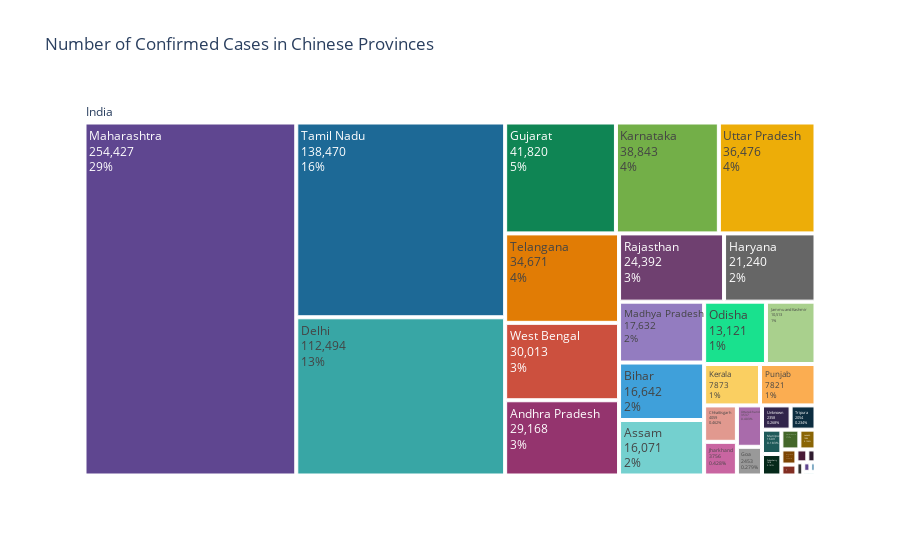
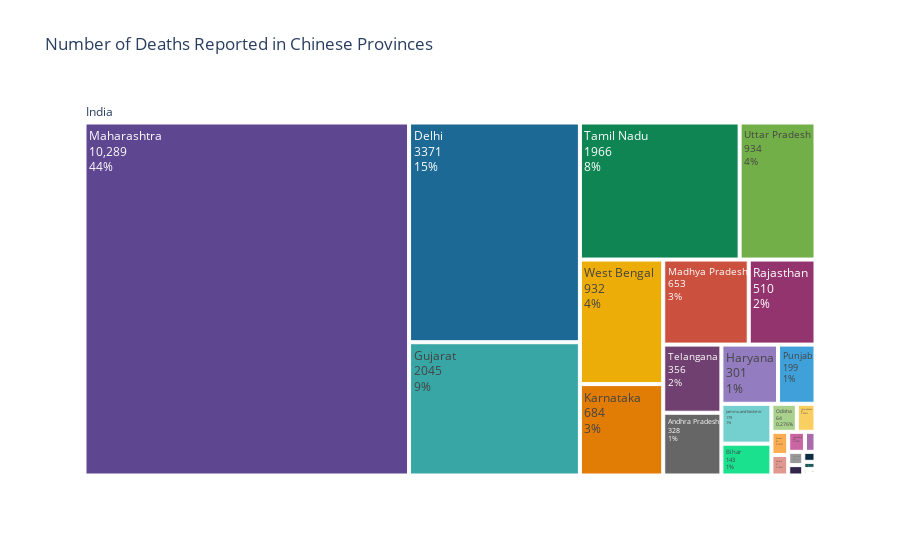

Source (notebook cell) for these figures, in order:
### Markdown cell above
# TreeMaps

### Code cell
india_statewise_data["Country"] = "India" # in order to have a single root node

fig1 = px.treemap(india_statewise_data.sort_values(by='Confirmed', ascending=False).reset_index(drop=True), 
                 path=["Country", "Province_State"], values="Confirmed", title='Number of Confirmed Cases in indian Provinces',
                 color_discrete_sequence = px.colors.qualitative.Prism, hover_data=["Confirmed"])

fig1.data[0].textinfo = 'label+text+value+percent entry'
py.offline.iplot(fig1)

fig2 = px.treemap(india_statewise_data.sort_values(by='Deaths', ascending=False).reset_index(drop=True), 
                 path=["Country", "Province_State"], values="Deaths", title='Number of Deaths Reported in Indian Provinces',
                 color_discrete_sequence = px.colors.qualitative.Prism, hover_data=["Deaths"])

fig2.data[0].textinfo = 'label+text+value+percent entry'
py.offline.iplot(fig2)

### Figure 1 — Plotly figure (JSON) as saved in the notebook; plotly's stock layout.template omitted (floating-point values rounded to 4 significant figures)
{"data": [{"branchvalues": "total", "customdata": [[163], [29168], [359], [16071], [16642], [559], [4059], [479], [112494], [2453], [41820], [21240], [1213], [10513], [3756], [38843], [7873], [1086], [17632], [254427], [1609], [306], [231], [774], [13121], [1418], [7821], [24392], [153], [138470], [34671], [2054], [2358], [36476], [3537], [30013], [878254]], "domain": {"x": [0, 1], "y": [0, 1]}, "hovertemplate": "labels=%{label}<br>Confirmed=%{customdata[0]}<br>parent=%{parent}<br>id=%{id}<extra></extra>", "ids": ["India/Andaman and Nicobar Islands", "India/Andhra Pradesh", "India/Arunachal Pradesh", "India/Assam", "India/Bihar", "India/Chandigarh", "India/Chhattisgarh", "India/Dadra and Nagar Haveli and Daman and Diu", "India/Delhi", "India/Goa", "India/Gujarat", "India/Haryana", "India/Himachal Pradesh", "India/Jammu and Kashmir", "India/Jharkhand", "India/Karnataka", "India/Kerala", "India/Ladakh", "India/Madhya Pradesh", "India/Maharashtra", "India/Manipur", "India/Meghalaya", "India/Mizoram", "India/Nagaland", "India/Odisha", "India/Puducherry", "India/Punjab", "India/Rajasthan", "India/Sikkim", "India/Tamil Nadu", "India/Telangana", "India/Tripura", "India/Unknown", "India/Uttar Pradesh", "India/Uttarakhand", "India/West Bengal", "India"], "labels": ["Andaman and Nicobar Islands", "Andhra Pradesh", "Arunachal Pradesh", "Assam", "Bihar", "Chandigarh", "Chhattisgarh", "Dadra and Nagar Haveli and Daman and Diu", "Delhi", "Goa", "Gujarat", "Haryana", "Himachal Pradesh", "Jammu and Kashmir", "Jharkhand", "Karnataka", "Kerala", "Ladakh", "Madhya Pradesh", "Maharashtra", "Manipur", "Meghalaya", "Mizoram", "Nagaland", "Odisha", "Puducherry", "Punjab", "Rajasthan", "Sikkim", "Tamil Nadu", "Telangana", "Tripura", "Unknown", "Uttar Pradesh", "Uttarakhand", "West Bengal", "India"], "name": "", "parents": ["India", "India", "India", "India", "India", "India", "India", "India", "India", "India", "India", "India", "India", "India", "India", "India", "India", "India", "India", "India", "India", "India", "India", "India", "India", "India", "India", "India", "India", "India", "India", "India", "India", "India", "India", "India", ""], "textinfo": "label+text+value+percent entry", "type": "treemap", "values": [163, 29168, 359, 16071, 16642, 559, 4059, 479, 112494, 2453, 41820, 21240, 1213, 10513, 3756, 38843, 7873, 1086, 17632, 254427, 1609, 306, 231, 774, 13121, 1418, 7821, 24392, 153, 138470, 34671, 2054, 2358, 36476, 3537, 30013, 878254]}], "layout": {"legend": {"tracegroupgap": 0}, "title": {"text": "Number of Confirmed Cases in Chinese Provinces"}, "treemapcolorway": ["rgb(95, 70, 144)", "rgb(29, 105, 150)", "rgb(56, 166, 165)", "rgb(15, 133, 84)", "rgb(115, 175, 72)", "rgb(237, 173, 8)", "rgb(225, 124, 5)", "rgb(204, 80, 62)", "rgb(148, 52, 110)", "rgb(111, 64, 112)", "rgb(102, 102, 102)"]}}

### Figure 2 — Plotly figure (JSON) as saved in the notebook; plotly's stock layout.template omitted (floating-point values rounded to 4 significant figures)
{"data": [{"branchvalues": "total", "customdata": [[0], [328], [2], [35], [143], [8], [19], [0], [3371], [14], [2045], [301], [11], [179], [30], [684], [31], [1], [653], [10289], [0], [2], [0], [0], [64], [18], [199], [510], [0], [1966], [356], [2], [0], [934], [47], [932], [23174]], "domain": {"x": [0, 1], "y": [0, 1]}, "hovertemplate": "labels=%{label}<br>Deaths=%{customdata[0]}<br>parent=%{parent}<br>id=%{id}<extra></extra>", "ids": ["India/Andaman and Nicobar Islands", "India/Andhra Pradesh", "India/Arunachal Pradesh", "India/Assam", "India/Bihar", "India/Chandigarh", "India/Chhattisgarh", "India/Dadra and Nagar Haveli and Daman and Diu", "India/Delhi", "India/Goa", "India/Gujarat", "India/Haryana", "India/Himachal Pradesh", "India/Jammu and Kashmir", "India/Jharkhand", "India/Karnataka", "India/Kerala", "India/Ladakh", "India/Madhya Pradesh", "India/Maharashtra", "India/Manipur", "India/Meghalaya", "India/Mizoram", "India/Nagaland", "India/Odisha", "India/Puducherry", "India/Punjab", "India/Rajasthan", "India/Sikkim", "India/Tamil Nadu", "India/Telangana", "India/Tripura", "India/Unknown", "India/Uttar Pradesh", "India/Uttarakhand", "India/West Bengal", "India"], "labels": ["Andaman and Nicobar Islands", "Andhra Pradesh", "Arunachal Pradesh", "Assam", "Bihar", "Chandigarh", "Chhattisgarh", "Dadra and Nagar Haveli and Daman and Diu", "Delhi", "Goa", "Gujarat", "Haryana", "Himachal Pradesh", "Jammu and Kashmir", "Jharkhand", "Karnataka", "Kerala", "Ladakh", "Madhya Pradesh", "Maharashtra", "Manipur", "Meghalaya", "Mizoram", "Nagaland", "Odisha", "Puducherry", "Punjab", "Rajasthan", "Sikkim", "Tamil Nadu", "Telangana", "Tripura", "Unknown", "Uttar Pradesh", "Uttarakhand", "West Bengal", "India"], "name": "", "parents": ["India", "India", "India", "India", "India", "India", "India", "India", "India", "India", "India", "India", "India", "India", "India", "India", "India", "India", "India", "India", "India", "India", "India", "India", "India", "India", "India", "India", "India", "India", "India", "India", "India", "India", "India", "India", ""], "textinfo": "label+text+value+percent entry", "type": "treemap", "values": [0, 328, 2, 35, 143, 8, 19, 0, 3371, 14, 2045, 301, 11, 179, 30, 684, 31, 1, 653, 10289, 0, 2, 0, 0, 64, 18, 199, 510, 0, 1966, 356, 2, 0, 934, 47, 932, 23174]}], "layout": {"legend": {"tracegroupgap": 0}, "title": {"text": "Number of Deaths Reported in Chinese Provinces"}, "treemapcolorway": ["rgb(95, 70, 144)", "rgb(29, 105, 150)", "rgb(56, 166, 165)", "rgb(15, 133, 84)", "rgb(115, 175, 72)", "rgb(237, 173, 8)", "rgb(225, 124, 5)", "rgb(204, 80, 62)", "rgb(148, 52, 110)", "rgb(111, 64, 112)", "rgb(102, 102, 102)"]}}
